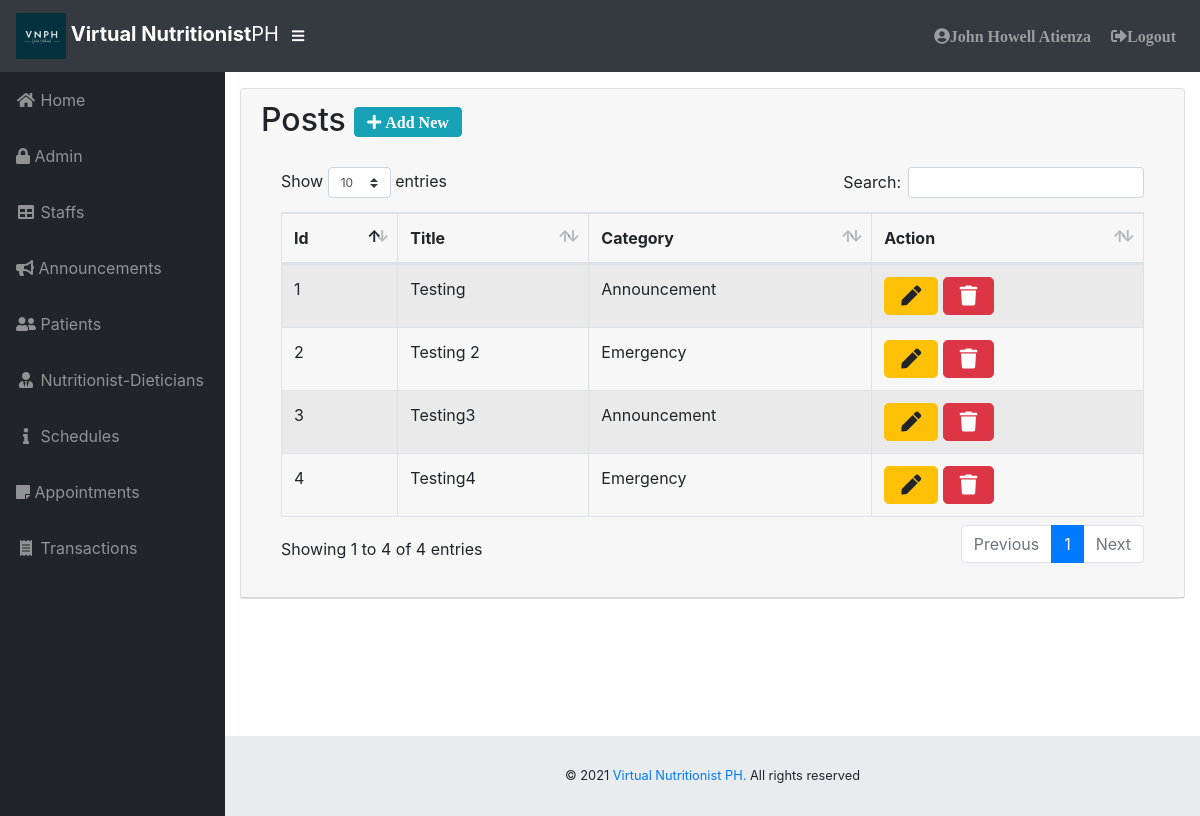
The app's page /admin/posts.php (signed in) with its own data.
### tables this page shows
CREATE TABLE `posts` (
  `id` int(11) NOT NULL,
  `title` varchar(255) NOT NULL,
  `description` longtext NOT NULL,
  `img` varchar(255) NOT NULL,
  `old_img` varchar(255) NOT NULL,
  `cat_id` varchar(255) NOT NULL,
  `date` varchar(255) NOT NULL,
  `view` int(11) NOT NULL
);

CREATE TABLE `categories` (
  `id` int(11) NOT NULL,
  `cat_name` varchar(255) NOT NULL,
  `cat_order` varchar(255) NOT NULL
);

### admin/posts.php (the view, shortened to what this page needs)
<?php
if(!isset($_SESSION["userid"])){
 header("Location: login.php");
}else{
include('../includes/connection.php');
include 'theme/header.php';
include 'theme/sidebar.php';
?>
    <div class="card mb-3">
        <div class="card-header"><h2>Posts <a href="add-post.php" type="button" class="btn btn-info fas fa-plus"> Add New</a></h2>
        <div class="card-body">
              <div class="table-responsive">
                            <table class="table table-bordered table-hover table-striped" id="dataTable" width="100%" cellspacing="0">
                                <thead>
                        <tr>
                            <th>Id</th>
                            <th>Title</th>
                            <th>Category</th>
                            <th>Action</th>
                        </tr>
                    </thead>
                    <tbody>
                        <?php
                        $sql = "SELECT * FROM posts";
                        $result = mysqli_query($db, $sql);
                        if (mysqli_num_rows($result) > 0) {
                            $id = 1;
                            while ($row = mysqli_fetch_assoc($result)) {
                        ?>
                        <tr>
                            <td><?php echo $id; ?></td>
                            <td><?php echo $row['title']; ?></td>
                            <td><?php
                            $show_category = mysqli_query($db, "SELECT * FROM categories WHERE id='{$row["cat_id"]}'");
                            if (mysqli_num_rows($show_category) > 0) {
                                $category_data = mysqli_fetch_assoc($show_category);
                                echo $category_data['cat_name'];
                            }
                            ?></td>
                            <td>
                                <a href="edit-post.php?id=<?php echo $row['id']; ?>" class="btn btn-lg btn-warning fas fa-pen"><i></i></a>
                                <a href="delete-post.php?id=<?php echo $row['id']; ?>" class="btn btn-lg btn-danger fa fa-trash" ><i></i></a>
                            </td>
                        </tr>
                        <?php
                            $id++; }
                        }
                        ?>
                    </tbody>
                </table>
            </div>
        </div>
    </div>
    </div>
</div>
<?php include 'theme/footer.php'; }?>

### admin/css/sb-admin.css (style rules this page uses)
html { position: relative; min-height: 100%; }
body { height: 100%; }
:root { --input-padding-x: 0.75rem; --input-padding-y: 0.75rem; }

### records on screen
posts: title "Testing", categories.cat_name "Announcement"
posts: title "Testing 2", categories.cat_name "Emergency"
posts: title "Testing3", categories.cat_name "Announcement"
posts: title "Testing4", categories.cat_name "Emergency"

### other values on screen
$_SESSION['fname'] "John Howell"
$_SESSION['lname'] "Atienza"
